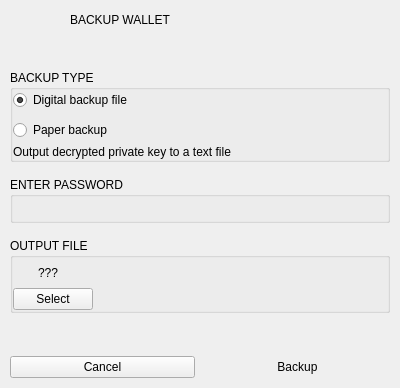
<?xml version="1.0" encoding="UTF-8"?>
<ui version="4.0">
 <class>WalletBackupNewDialog</class>
 <widget class="QDialog" name="WalletBackupNewDialog">
  <property name="geometry">
   <rect>
    <x>0</x>
    <y>0</y>
    <width>400</width>
    <height>388</height>
   </rect>
  </property>
  <property name="minimumSize">
   <size>
    <width>400</width>
    <height>0</height>
   </size>
  </property>
  <property name="maximumSize">
   <size>
    <width>400</width>
    <height>16777215</height>
   </size>
  </property>
  <property name="windowTitle">
   <string>Wallet Backup</string>
  </property>
  <layout class="QVBoxLayout" name="verticalLayout">
   <property name="spacing">
    <number>10</number>
   </property>
   <property name="leftMargin">
    <number>0</number>
   </property>
   <property name="topMargin">
    <number>0</number>
   </property>
   <property name="rightMargin">
    <number>0</number>
   </property>
   <property name="bottomMargin">
    <number>0</number>
   </property>
   <item>
    <widget class="QWidget" name="verticalWidget_2" native="true">
     <property name="minimumSize">
      <size>
       <width>0</width>
       <height>60</height>
      </size>
     </property>
     <property name="maximumSize">
      <size>
       <width>16777215</width>
       <height>60</height>
      </size>
     </property>
     <property name="darkOverlay" stdset="0">
      <bool>true</bool>
     </property>
     <widget class="QLabel" name="label_2">
      <property name="geometry">
       <rect>
        <x>0</x>
        <y>0</y>
        <width>381</width>
        <height>40</height>
       </rect>
      </property>
      <property name="text">
       <string>BACKUP WALLET</string>
      </property>
      <property name="indent">
       <number>70</number>
      </property>
      <property name="h1" stdset="0">
       <bool>true</bool>
      </property>
      <property name="titlePaneSecondary" stdset="0">
       <bool>true</bool>
      </property>
     </widget>
     <widget class="QLabel" name="label_3">
      <property name="geometry">
       <rect>
        <x>0</x>
        <y>0</y>
        <width>60</width>
        <height>60</height>
       </rect>
      </property>
      <property name="text">
       <string/>
      </property>
      <property name="pixmap">
       <pixmap resource="../armory.qrc">:/resources/wallet_backup.png</pixmap>
      </property>
     </widget>
    </widget>
   </item>
   <item>
    <widget class="QWidget" name="verticalWidget" native="true">
     <property name="minimumSize">
      <size>
       <width>0</width>
       <height>0</height>
      </size>
     </property>
     <layout class="QVBoxLayout" name="verticalLayout_7">
      <property name="spacing">
       <number>15</number>
      </property>
      <property name="leftMargin">
       <number>10</number>
      </property>
      <property name="topMargin">
       <number>0</number>
      </property>
      <property name="rightMargin">
       <number>10</number>
      </property>
      <property name="bottomMargin">
       <number>0</number>
      </property>
      <item>
       <widget class="QGroupBox" name="groupBox_2">
        <property name="title">
         <string>BACKUP TYPE</string>
        </property>
        <layout class="QVBoxLayout" name="verticalLayout_5">
         <property name="spacing">
          <number>5</number>
         </property>
         <property name="leftMargin">
          <number>0</number>
         </property>
         <property name="topMargin">
          <number>0</number>
         </property>
         <property name="rightMargin">
          <number>0</number>
         </property>
         <property name="bottomMargin">
          <number>0</number>
         </property>
         <item>
          <widget class="QWidget" name="widget" native="true">
           <layout class="QHBoxLayout" name="horizontalLayout_2">
            <property name="spacing">
             <number>5</number>
            </property>
            <property name="leftMargin">
             <number>0</number>
            </property>
            <property name="topMargin">
             <number>0</number>
            </property>
            <property name="rightMargin">
             <number>0</number>
            </property>
            <property name="bottomMargin">
             <number>0</number>
            </property>
            <item>
             <widget class="QWidget" name="widget_4" native="true">
              <layout class="QVBoxLayout" name="verticalLayout_4">
               <property name="spacing">
                <number>10</number>
               </property>
               <property name="leftMargin">
                <number>0</number>
               </property>
               <property name="topMargin">
                <number>0</number>
               </property>
               <property name="rightMargin">
                <number>0</number>
               </property>
               <property name="bottomMargin">
                <number>0</number>
               </property>
               <item>
                <widget class="QRadioButton" name="radioButtonTextFile">
                 <property name="sizePolicy">
                  <sizepolicy hsizetype="Maximum" vsizetype="Fixed">
                   <horstretch>0</horstretch>
                   <verstretch>0</verstretch>
                  </sizepolicy>
                 </property>
                 <property name="text">
                  <string>Digital backup file</string>
                 </property>
                 <property name="checked">
                  <bool>true</bool>
                 </property>
                 <attribute name="buttonGroup">
                  <string notr="true">buttonGroup</string>
                 </attribute>
                </widget>
               </item>
               <item>
                <widget class="QRadioButton" name="radioButtonPDF">
                 <property name="sizePolicy">
                  <sizepolicy hsizetype="Maximum" vsizetype="Fixed">
                   <horstretch>0</horstretch>
                   <verstretch>0</verstretch>
                  </sizepolicy>
                 </property>
                 <property name="text">
                  <string>Paper backup</string>
                 </property>
                 <attribute name="buttonGroup">
                  <string notr="true">buttonGroup</string>
                 </attribute>
                </widget>
               </item>
              </layout>
             </widget>
            </item>
           </layout>
          </widget>
         </item>
         <item>
          <widget class="QLabel" name="labelTypeDesc">
           <property name="sizePolicy">
            <sizepolicy hsizetype="Expanding" vsizetype="Preferred">
             <horstretch>0</horstretch>
             <verstretch>0</verstretch>
            </sizepolicy>
           </property>
           <property name="text">
            <string>Output decrypted private key to a text file</string>
           </property>
           <property name="wordWrap">
            <bool>true</bool>
           </property>
           <property name="subtleLabel" stdset="0">
            <bool>true</bool>
           </property>
          </widget>
         </item>
        </layout>
       </widget>
      </item>
      <item>
       <widget class="QGroupBox" name="groupBox">
        <property name="title">
         <string>ENTER PASSWORD</string>
        </property>
        <layout class="QVBoxLayout" name="verticalLayout_3">
         <property name="spacing">
          <number>0</number>
         </property>
         <property name="leftMargin">
          <number>0</number>
         </property>
         <property name="topMargin">
          <number>0</number>
         </property>
         <property name="rightMargin">
          <number>0</number>
         </property>
         <property name="bottomMargin">
          <number>0</number>
         </property>
         <item>
          <widget class="WalletKeysSubmitNewWidget" name="widgetSubmitKeys" native="true">
           <property name="minimumSize">
            <size>
             <width>0</width>
             <height>23</height>
            </size>
           </property>
          </widget>
         </item>
        </layout>
       </widget>
      </item>
      <item>
       <widget class="QGroupBox" name="groupBox_3">
        <property name="sizePolicy">
         <sizepolicy hsizetype="Preferred" vsizetype="Fixed">
          <horstretch>0</horstretch>
          <verstretch>0</verstretch>
         </sizepolicy>
        </property>
        <property name="maximumSize">
         <size>
          <width>16777215</width>
          <height>16777215</height>
         </size>
        </property>
        <property name="title">
         <string>OUTPUT FILE</string>
        </property>
        <layout class="QVBoxLayout" name="verticalLayout_6">
         <property name="spacing">
          <number>5</number>
         </property>
         <property name="leftMargin">
          <number>0</number>
         </property>
         <property name="topMargin">
          <number>0</number>
         </property>
         <property name="rightMargin">
          <number>0</number>
         </property>
         <property name="bottomMargin">
          <number>0</number>
         </property>
         <item>
          <widget class="QWidget" name="widget_3" native="true">
           <layout class="QVBoxLayout" name="verticalLayout_2">
            <property name="spacing">
             <number>0</number>
            </property>
            <property name="leftMargin">
             <number>0</number>
            </property>
            <property name="topMargin">
             <number>0</number>
            </property>
            <property name="rightMargin">
             <number>0</number>
            </property>
            <property name="bottomMargin">
             <number>0</number>
            </property>
            <item>
             <widget class="QWidget" name="horizontalWidget" native="true">
              <property name="minimumSize">
               <size>
                <width>0</width>
                <height>30</height>
               </size>
              </property>
              <layout class="QHBoxLayout" name="horizontalLayout_4">
               <property name="spacing">
                <number>5</number>
               </property>
               <property name="leftMargin">
                <number>0</number>
               </property>
               <property name="topMargin">
                <number>0</number>
               </property>
               <property name="rightMargin">
                <number>0</number>
               </property>
               <property name="bottomMargin">
                <number>0</number>
               </property>
               <item>
                <widget class="QLabel" name="label_4">
                 <property name="minimumSize">
                  <size>
                   <width>20</width>
                   <height>20</height>
                  </size>
                 </property>
                 <property name="maximumSize">
                  <size>
                   <width>20</width>
                   <height>20</height>
                  </size>
                 </property>
                 <property name="text">
                  <string/>
                 </property>
                 <property name="pixmap">
                  <pixmap resource="../armory.qrc">:/resources/new-link@1.5x.png</pixmap>
                 </property>
                 <property name="scaledContents">
                  <bool>true</bool>
                 </property>
                </widget>
               </item>
               <item>
                <widget class="QLabel" name="labelFileName">
                 <property name="sizePolicy">
                  <sizepolicy hsizetype="Expanding" vsizetype="Preferred">
                   <horstretch>0</horstretch>
                   <verstretch>0</verstretch>
                  </sizepolicy>
                 </property>
                 <property name="text">
                  <string>???</string>
                 </property>
                 <property name="textFormat">
                  <enum>Qt::PlainText</enum>
                 </property>
                 <property name="scaledContents">
                  <bool>false</bool>
                 </property>
                 <property name="wordWrap">
                  <bool>true</bool>
                 </property>
                 <property name="whiteLabel" stdset="0">
                  <bool>true</bool>
                 </property>
                </widget>
               </item>
              </layout>
             </widget>
            </item>
            <item alignment="Qt::AlignLeft">
             <widget class="QPushButton" name="pushButtonSelectFile">
              <property name="sizePolicy">
               <sizepolicy hsizetype="Preferred" vsizetype="Preferred">
                <horstretch>0</horstretch>
                <verstretch>0</verstretch>
               </sizepolicy>
              </property>
              <property name="text">
               <string>Select</string>
              </property>
              <property name="autoDefault">
               <bool>false</bool>
              </property>
              <property name="buttonDiscreetPrimary" stdset="0">
               <bool>true</bool>
              </property>
             </widget>
            </item>
           </layout>
          </widget>
         </item>
        </layout>
       </widget>
      </item>
     </layout>
    </widget>
   </item>
   <item>
    <spacer name="verticalSpacer_2">
     <property name="orientation">
      <enum>Qt::Vertical</enum>
     </property>
     <property name="sizeHint" stdset="0">
      <size>
       <width>20</width>
       <height>40</height>
      </size>
     </property>
    </spacer>
   </item>
   <item>
    <widget class="QWidget" name="widget_2" native="true">
     <property name="buttonBar" stdset="0">
      <bool>true</bool>
     </property>
     <layout class="QHBoxLayout" name="horizontalLayout">
      <property name="spacing">
       <number>10</number>
      </property>
      <property name="leftMargin">
       <number>10</number>
      </property>
      <property name="topMargin">
       <number>10</number>
      </property>
      <property name="rightMargin">
       <number>10</number>
      </property>
      <property name="bottomMargin">
       <number>10</number>
      </property>
      <item>
       <widget class="QPushButton" name="pushButtonCancel">
        <property name="minimumSize">
         <size>
          <width>100</width>
          <height>0</height>
         </size>
        </property>
        <property name="text">
         <string>Cancel</string>
        </property>
        <property name="autoDefault">
         <bool>false</bool>
        </property>
       </widget>
      </item>
      <item>
       <widget class="QPushButton" name="pushButtonBackup">
        <property name="minimumSize">
         <size>
          <width>100</width>
          <height>0</height>
         </size>
        </property>
        <property name="text">
         <string>Backup</string>
        </property>
        <property name="default">
         <bool>true</bool>
        </property>
        <property name="flat">
         <bool>true</bool>
        </property>
       </widget>
      </item>
     </layout>
    </widget>
   </item>
  </layout>
 </widget>
 <customwidgets>
  <customwidget>
   <class>WalletKeysSubmitNewWidget</class>
   <extends>QWidget</extends>
   <header>WalletKeysSubmitNewWidget.h</header>
   <container>1</container>
  </customwidget>
 </customwidgets>
 <resources>
  <include location="../armory.qrc"/>
  <include location="../armory.qrc"/>
 </resources>
 <connections/>
 <buttongroups>
  <buttongroup name="buttonGroup"/>
 </buttongroups>
</ui>
